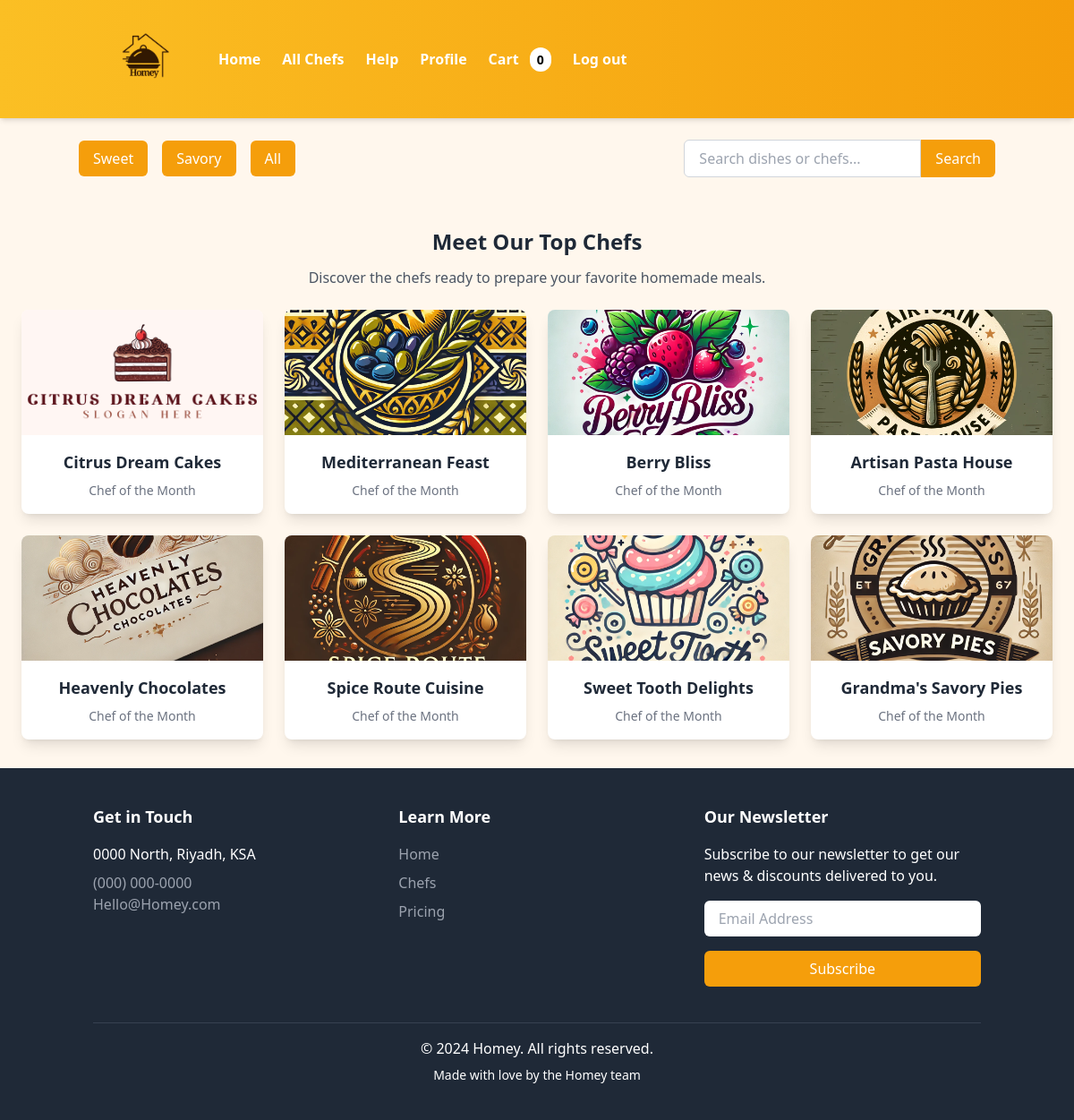
The page /chef/ (signed in) on the database its author committed.
### dash/models.py (models this page shows, shortened)
class ChefOffering(models.Model):
    CATEGORY_CHOICES = [
        ('savory', 'Savory'),
        ('sweet', 'Sweet'),
    ]
    name = models.CharField(max_length=255)  # e.g., "Gourmet Family Meals"
    description = models.TextField()  # Description of the offering
    category = models.CharField(max_length=100, choices=CATEGORY_CHOICES)
    price_range = models.CharField(max_length=50)  # e.g., "Affordable", "Premium"
    created_at = models.DateTimeField(auto_now_add=True)  # Timestamp
    image = models.ImageField(upload_to='images/', blank=True, null=True)

### dash/views.py (the view)
# urls.py: path('chef/' , views.chef , name='chef'),
def chef(request):
    category = request.GET.get('category')  # Get category from query string
    search_query = request.GET.get('search')
    if category:
        chef_offerings = ChefOffering.objects.filter(category=category)
    else:
        chef_offerings = ChefOffering.objects.all()
    if search_query:
        chef_offerings = chef_offerings.filter(name__icontains=search_query)
    return render(request, 'dash/chef.html', {'chef_offerings': chef_offerings})

### dash/templates/dash/chef.html (shortened to what this page needs)
{% load static %}
<!DOCTYPE html>
<html lang="en">
    <head>
        <script src="https://cdn.tailwindcss.com"></script>
    </head>
    <body>
        <section class="sticky top-0 z-40 w-full bg-gradient-to-r from-amber-400 to-amber-500 shadow-md py-4">
            <div class="container mx-auto flex items-center px-6">
                <div class="mr-8">
                    <img class="w-[100px] h-[100px]" src="{% static 'images/logo.png' %}" alt="Homey Logo">
                </div>
                <div class="space-x-6 text-white font-semibold flex items-center">
                    <a href="{% url 'dash:home' %}" class="hover:text-amber-200 transition duration-200">Home</a>
                    <a href="{% url 'dash:chef' %}" class="hover:text-amber-200 transition duration-200">All Chefs</a>
                    <a href="#" class="hover:text-amber-200 transition duration-200">Help</a>
                    {% if user.is_authenticated %}
                        <a href="{% url 'dash:profile' %}" class="hover:text-amber-200 transition duration-200">Profile</a>
                        <a href="{% url 'dash:cart' %}" class="hover:text-amber-200 transition duration-200">
                            Cart
                            <span id="cartCount" class="ml-2 bg-white text-black rounded-full px-2 py-1 text-sm">0</span>
                        </a>
                        <a href="{% url 'dash:logout' %}" class="hover:text-amber-200 transition duration-200">Log out</a>
                    {% else %}
                        <a href="{% url 'dash:login' %}" class="hover:text-amber-200 transition duration-200">Log in</a>
                        <a href="{% url 'dash:signup' %}" class="hover:text-amber-200 transition duration-200">Create an account</a>
                    {% endif %}
                </div>
            </div>
        </section>
        <section class="bg-orange-50 py-6">
            <div class="container mx-auto">
                <div class="flex justify-between items-center">
                    <div class="flex space-x-4">
                        <a href="{% url 'dash:chef' %}?category=sweet" class="bg-amber-500 text-white px-4 py-2 rounded-md hover:bg-amber-600 transition">
                            Sweet
                        </a>
                        <a href="{% url 'dash:chef' %}?category=savory" class="bg-amber-500 text-white px-4 py-2 rounded-md hover:bg-amber-600 transition">
                            Savory
                        </a>
                        <a href="{% url 'dash:chef' %}" class="bg-amber-500 text-white px-4 py-2 rounded-md hover:bg-amber-600 transition">
                            All
                        </a>
                    </div>
                    <form method="get" action="{% url 'dash:chef' %}" class="flex">
                        <input
                            type="text"
                            name="search"
                            placeholder="Search dishes or chefs..."
                            class="px-4 py-2 border border-gray-300 rounded-l-md focus:ring-2 focus:ring-amber-500 focus:outline-none"
                            value="{{ request.GET.search }}"
                        >
                        <button
                            type="submit"
                            class="bg-amber-500 text-white px-4 py-2 rounded-r-md hover:bg-amber-600 transition"
                        >
                            Search
                        </button>
                    </form>
                </div>
            </div>
        </section>
        <section class="py-8 bg-orange-50">
            <div class="max-w-6xl mx-auto text-center mb-6">
                <h2 class="text-2xl font-semibold text-gray-800 mb-3">Meet Our Top Chefs</h2>
                <p class="text-md text-gray-600">Discover the chefs ready to prepare your favorite homemade meals.</p>
            </div>
            <div class="w-full px-4 mx-auto">
                <div class="grid grid-cols-1 sm:grid-cols-2 md:grid-cols-3 lg:grid-cols-4 gap-6 mx-auto max-w-6xl">
                    {% for offering in chef_offerings %}
                        <a href="{% url 'dash:menu2' offering.id %}" class="w-full bg-white rounded-lg overflow-hidden shadow-lg transform transition-all hover:scale-105 hover:shadow-xl duration-300">
                            <div class="w-full h-[140px] overflow-hidden">
                                <img class="w-full h-full object-cover object-center transition-all duration-500 ease-in-out transform hover:scale-110" src="{{ offering.image.url }}" alt="Chef Offering Image">
                            </div>
                            <div class="text-center py-4 px-3">
                                <h3 class="text-lg font-semibold text-gray-800">{{ offering.name }}</h3>
                                <p class="text-sm text-gray-500 mt-2">Chef of the Month</p>
                            </div>
                        </a>
                    {% empty %}
                        <p class="text-center col-span-full text-gray-600">No chefs found matching your criteria.</p>
                    {% endfor %}
                </div>
            </div>
        </section>
        <footer class="bg-gray-800 text-white py-10">
            <div class="container mx-auto px-4">
                <div class="grid grid-cols-1 md:grid-cols-3 gap-8 text-center md:text-left">
                    <div>
                        <h4 class="text-lg font-semibold mb-4">Get in Touch</h4>
                        <p class="mb-2">0000 North, Riyadh, KSA</p>
                        <p>
                            <a class="text-gray-400 hover:text-white transition" href="tel:+15057922430">(000) 000-0000</a>
                        </p>
                        <p>
                            <a class="text-gray-400 hover:text-white transition" href="mailto:demo@yourdomain.com">Hello@Homey.com</a>
                        </p>
                    </div>
                    <div>
                        <h4 class="text-lg font-semibold mb-4">Learn More</h4>
                        <ul class="space-y-2">
                            <li>
                                <a href="index.html" class="text-gray-400 hover:text-white transition">Home</a>
                            </li>
                            <li>
                                <a href="chefs.html" class="text-gray-400 hover:text-white transition">Chefs</a>
                            </li>
                            <li>
                                <a href="index.html" class="text-gray-400 hover:text-white transition">Pricing</a>
                            </li>
                        </ul>
                    </div>
                    <div>
                        <h4 class="text-lg font-semibold mb-4">Our Newsletter</h4>
                        <p class="mb-4">Subscribe to our newsletter to get our news & discounts delivered to you.</p>
                        <form action="#!" class="flex flex-col space-y-4">
                            <input type="email" placeholder="Email Address" class="px-4 py-2 rounded-md text-gray-800" required>
                            <button type="submit" class="bg-amber-500 hover:bg-amber-600 text-white py-2 px-4 rounded-md">
                                Subscribe
                            </button>
                        </form>
                    </div>
                </div>
                <div class="border-t border-gray-700 mt-10 pt-4 text-center">
                    <p>&copy; 2024 Homey. All rights reserved.</p>
                    <p class="text-sm mt-2">Made with love by the Homey team</p>
                </div>
            </div>
        </footer>
    </body>
</html>

### rows shown on the page
ChefOffering: image (picture), name "Citrus Dream Cakes"
ChefOffering: image (picture), name "Mediterranean Feast"
ChefOffering: image (picture), name "Berry Bliss"
ChefOffering: image (picture), name "Artisan Pasta House"
ChefOffering: image (picture), name "Heavenly Chocolates"
ChefOffering: image (picture), name "Spice Route Cuisine"
ChefOffering: image (picture), name "Sweet Tooth Delights"
ChefOffering: image (picture), name "Grandma's Savory Pies"
